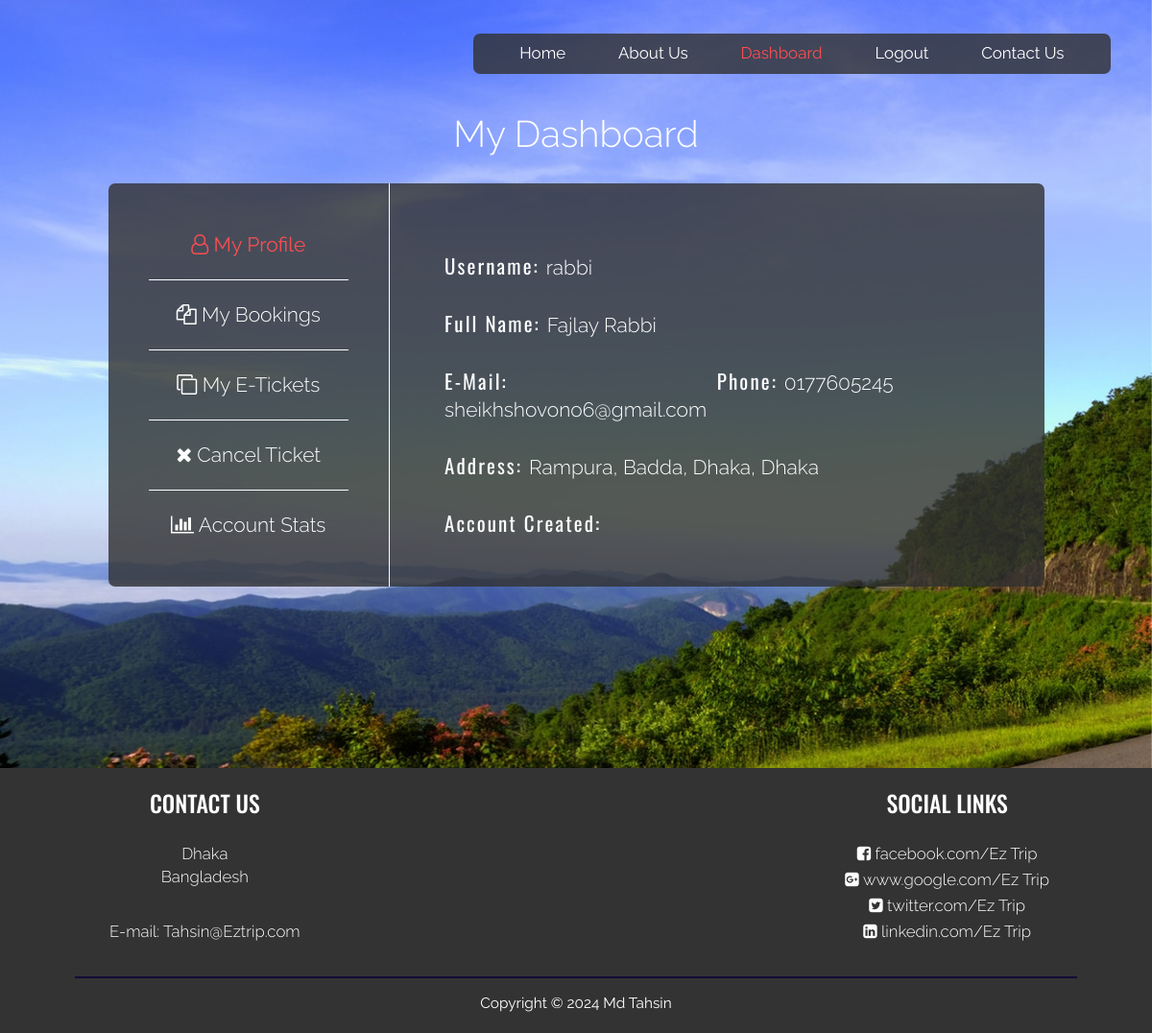
/userDashboardProfile.php (signed in), run on the app's committed database.
### tables this page shows
CREATE TABLE `users` (
  `UserID` int(10) NOT NULL,
  `FullName` varchar(50) NOT NULL,
  `EMail` varchar(50) NOT NULL,
  `Phone` varchar(15) NOT NULL,
  `Username` varchar(200) NOT NULL,
  `Password` varchar(200) NOT NULL,
  `AddressLine1` varchar(50) NOT NULL,
  `AddressLine2` varchar(50) NOT NULL,
  `City` varchar(30) NOT NULL,
  `State` varchar(30) NOT NULL,
  `Date` varchar(50) NOT NULL
);

### userDashboardProfile.php (the view, shortened to what this page needs)
<!DOCTYPE html>
<html lang="en">
	<head>
    	<link href="css/main.css" rel="stylesheet">
    	<link href="css/bootstrap.min.css" rel="stylesheet">
    	<link href="css/bootstrap-select.css" rel="stylesheet">
		<link href="css/bootstrap-datetimepicker.css" rel="stylesheet">
    	<link href="https://maxcdn.bootstrapcdn.com/font-awesome/4.7.0/css/font-awesome.min.css" rel="stylesheet">
	</head>
	<?php
		$servername = "localhost";
		$username = "root";
		$password = "";
		$dbname = "projectmeteor";
		$conn = new mysqli($servername, $username, $password, $dbname);
	?>
	<body>
		<div class="container-fluid">
			<div class="col-sm-12 userDashboard text-center">
			<?php include("common/headerDashboardTransparentLoggedIn.php"); ?>
			<div class="col-sm-12">
				<div class="heading text-center">
					My Dashboard
				</div>
			</div>
			<div class="col-sm-1"></div>
			<div class="col-sm-3 containerBoxLeft">
				<div class="col-sm-12 menuContainer bottomBorder active">
					<span class="fa fa-user-o"></span> My Profile
				</div>
				<a href="userDashboardBookings.php">
				<div class="col-sm-12 menuContainer bottomBorder">
					<span class="fa fa-copy"></span> My Bookings
				</div>
				</a>
				<a href="userDashboardETickets.php">
				<div class="col-sm-12 menuContainer bottomBorder">
					<span class="fa fa-clone"></span> My E-Tickets
				</div>
				</a>
				<a href="userDashboardCancelTicket.php">
				<div class="col-sm-12 menuContainer bottomBorder">
					<span class="fa fa-close"></span> Cancel Ticket
				</div>
				</a>
				<a href="userDashboardAccountSettings.php">
				<div class="col-sm-12 menuContainer">
					<span class="fa fa-bar-chart"></span> Account Stats
				</div>
				</a>
			</div>
			<div class="col-sm-7 containerBoxRight text-left">
				<?php
					$user = $_SESSION["username"];
					$profileSQL = "SELECT * FROM `users` WHERE Username='$user'";
					$profileQuery = $conn->query($profileSQL);
					$row = $profileQuery->fetch_assoc();
				?>
				<div class="col-sm-12 profile">
					<div class="col-sm-12 profileWrapper">
					<span class="tag">Username: </span><span class="content"><?php echo $row["Username"]; ?> </span>
					</div>
					<div class="col-sm-12 profileWrapper">
					<span class="tag">Full Name: </span><span class="content"><?php echo $row["FullName"]; ?> </span>
					</div>
					<div class="col-sm-6 profileWrapper">
					<span class="tag">E-Mail: </span><span class="content"><?php echo $row["EMail"]; ?> </span>
					</div>
					<div class="col-sm-6 profileWrapper">
					<span class="tag">Phone: </span><span class="content"><?php echo $row["Phone"]; ?> </span>
					</div>
					<div class="col-sm-12 profileWrapper">
					<span class="tag">Address: </span><span class="content"><?php echo $row["AddressLine1"].", ".$row["AddressLine2"].", ".$row["City"].", ".$row["State"]; ?> </span>
					</div>
					<div class="col-sm-12 profileWrapper">
					<span class="tag">Account Created: </span><span class="content"><?php echo $row["Date"]; ?> </span>
					</div>
				</div>
			</div>
			<div class="col-sm-1"></div>
			</div>
		</div>
		<?php include("common/footer.php"); ?>
	</body>
</html>

### data on the page
users: Username "rabbi", FullName "Fajlay Rabbi", EMail "sheikhshovono6@gmail.com", Phone "0177605245", AddressLine1 "Rampura", AddressLine2 "Badda", City "Dhaka", State "Dhaka"
